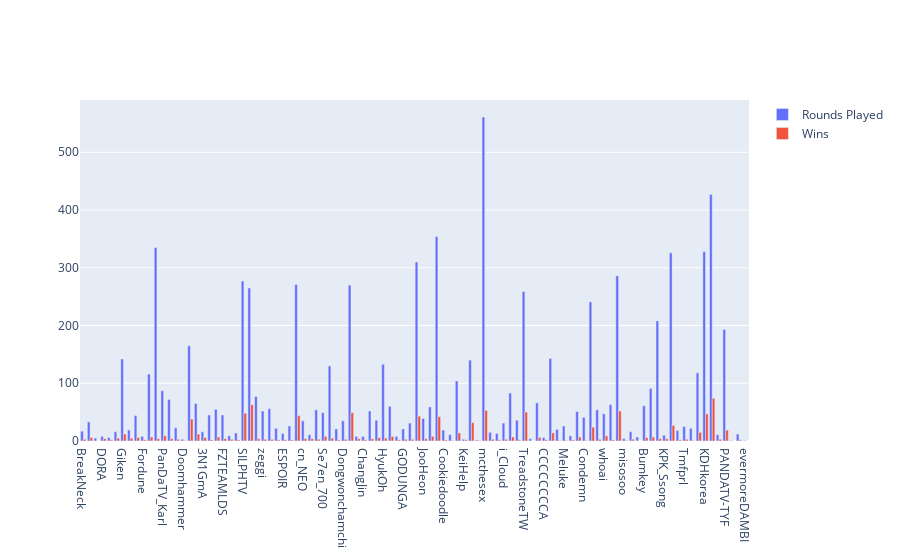

The code cell stored with this chart in its notebook:
### Code cell
data = [trace1 , trace2]
layout = go.Layout(barmode='group')
figure = go.Figure(data=data , layout=layout)
iplot(figure , filename='grouped')

### Figure 1 — Plotly figure (JSON) as saved in the notebook; plotly's stock layout.template omitted (floating-point values rounded to 4 significant figures)
{"data": [{"name": "Rounds Played", "type": "bar", "x": ["BreakNeck", "Blackwalk", "mercedes_benz", "DORA", "n2tstar", "coldoxygen", "Giken", "KoreaNo1", "undor", "Fordune", "PandaTV-Tongk", "Benny-_-", "PanDaTV_Karl", "homeboye", "YUPPIEE", "Doomhammer", "DinghisKhan", "YoonRoot", "3N1GmA", "synthtail", "SevenWolf", "FZTEAMLDS", "1125", "BombBurst", "SILPHTV", "SexyPIG", "TOP_94", "zeggi", "baoli6666666", "Toadoo1", "ESPOIR", "SuPoo", "TwitchTV_SADO", "cn_NEO", "Curious_ow", "PanDaTV652714", "Se7en_700", "AKfun", "Romance_", "Dongwonchamchi", "TheHell", "BDBDBB", "ChangJin", "CraXlayer", "COSAB-", "HyukOh", "Yaku1018", "BanMyo", "GODUNGA", "Pull7", "juankorea", "JooHeon", "JAKIM", "Nicknameilanda", "Cookiedoodle", "Xerape", "BLUE-O-", "KeiHelp", "SeaYureka", "threeBELL", "mcthesex", "Gyeongwoon", "Rain1ng", "i_Cloud", "evermorelucky", "Joker666", "TreadstoneTW", "D_VaGod", "UrbanJacket", "CCCCCCCCA", "Panda-WangShaoye", "HunseockGiyomi", "Meluke", "SurplusHuman", "Jembty", "Condemn", "tjwzsp", "DalGoNa", "whoai", "YapHunter", "AceAcephd", "misosoo", "Qurate", "hun__Dan233", "Bumkey", "Solky", "WeiX", "KPK_Ssong", "Autumn_KR", "Nucleus", "Tmfprl", "DogPigBear", "3NCORE", "KDHkorea", "jungwook", "Sitton", "PANDATV-TYF", "Great_Cornholio", "Cafri", "evermoreDAMBI"], "y": [17, 33, 5, 8, 6, 16, 142, 19, 44, 8, 116, 335, 87, 72, 23, 3, 165, 65, 16, 45, 55, 45, 9, 14, 277, 265, 77, 52, 56, 22, 13, 26, 271, 35, 11, 54, 49, 130, 21, 35, 270, 8, 8, 52, 36, 133, 60, 8, 21, 31, 310, 39, 59, 354, 19, 11, 104, 3, 140, 2, 561, 15, 13, 31, 83, 36, 259, 4, 66, 6, 143, 20, 26, 9, 51, 41, 241, 54, 47, 63, 286, 4, 16, 7, 61, 91, 208, 10, 326, 18, 25, 22, 118, 328, 427, 11, 193, 1, 12, 1]}, {"name": "Wins", "type": "bar", "x": ["BreakNeck", "Blackwalk", "mercedes_benz", "DORA", "n2tstar", "coldoxygen", "Giken", "KoreaNo1", "undor", "Fordune", "PandaTV-Tongk", "Benny-_-", "PanDaTV_Karl", "homeboye", "YUPPIEE", "Doomhammer", "DinghisKhan", "YoonRoot", "3N1GmA", "synthtail", "SevenWolf", "FZTEAMLDS", "1125", "BombBurst", "SILPHTV", "SexyPIG", "TOP_94", "zeggi", "baoli6666666", "Toadoo1", "ESPOIR", "SuPoo", "TwitchTV_SADO", "cn_NEO", "Curious_ow", "PanDaTV652714", "Se7en_700", "AKfun", "Romance_", "Dongwonchamchi", "TheHell", "BDBDBB", "ChangJin", "CraXlayer", "COSAB-", "HyukOh", "Yaku1018", "BanMyo", "GODUNGA", "Pull7", "juankorea", "JooHeon", "JAKIM", "Nicknameilanda", "Cookiedoodle", "Xerape", "BLUE-O-", "KeiHelp", "SeaYureka", "threeBELL", "mcthesex", "Gyeongwoon", "Rain1ng", "i_Cloud", "evermorelucky", "Joker666", "TreadstoneTW", "D_VaGod", "UrbanJacket", "CCCCCCCCA", "Panda-WangShaoye", "HunseockGiyomi", "Meluke", "SurplusHuman", "Jembty", "Condemn", "tjwzsp", "DalGoNa", "whoai", "YapHunter", "AceAcephd", "misosoo", "Qurate", "hun__Dan233", "Bumkey", "Solky", "WeiX", "KPK_Ssong", "Autumn_KR", "Nucleus", "Tmfprl", "DogPigBear", "3NCORE", "KDHkorea", "jungwook", "Sitton", "PANDATV-TYF", "Great_Cornholio", "Cafri", "evermoreDAMBI"], "y": [3, 6, 0, 4, 2, 5, 12, 5, 6, 2, 7, 4, 9, 4, 3, 1, 38, 12, 6, 2, 7, 4, 3, 2, 48, 63, 4, 3, 3, 2, 2, 2, 44, 4, 4, 3, 8, 5, 2, 3, 49, 4, 2, 4, 6, 5, 8, 2, 3, 3, 43, 4, 8, 42, 2, 1, 14, 2, 32, 1, 53, 3, 2, 3, 7, 2, 50, 0, 6, 2, 14, 1, 1, 2, 7, 1, 24, 3, 9, 2, 52, 1, 3, 0, 6, 7, 4, 4, 27, 2, 3, 1, 15, 47, 74, 3, 19, 0, 2, 0]}], "layout": {"barmode": "group"}}
